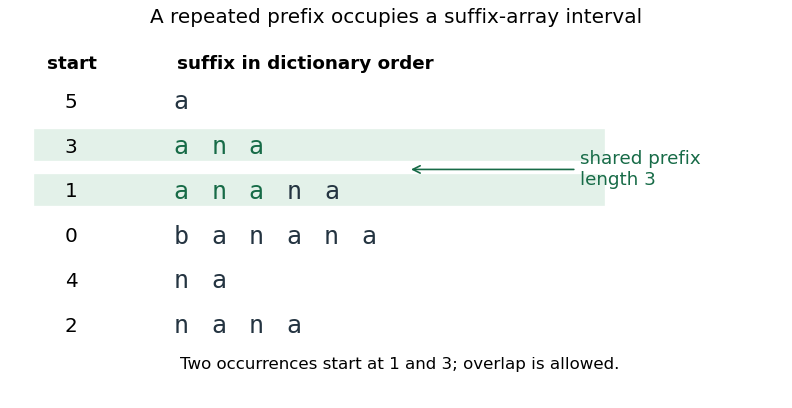

Recreate this plot in Python.
"""Original suffix-array illustration; Python 3.14, NumPy 2.3.5, Matplotlib 3.10.7.
Writes the matching PNG to CWD, without copying examination artwork.
"""
from pathlib import Path
import matplotlib
matplotlib.use('Agg')
import matplotlib.pyplot as plt
from matplotlib.patches import Rectangle

text='banana'
suffixes=sorted(range(len(text)),key=lambda i:text[i:])
fig,ax=plt.subplots(figsize=(6.6,3.4),dpi=120,facecolor='white')
ax.set_facecolor('white');ax.set_xlim(0,10);ax.set_ylim(-.7,6.5);ax.axis('off')
ax.text(.4,6.15,'start',fontsize=11,weight='bold');ax.text(2.1,6.15,'suffix in dictionary order',fontsize=11,weight='bold')
for row,i in enumerate(suffixes):
 y=5.4-row
 if text[i:].startswith('ana'):ax.add_patch(Rectangle((.25,y-.3),7.4,.67,color='#e3f1e9',zorder=0))
 ax.text(.72,y,str(i),ha='center',va='center',fontsize=12)
 for j,c in enumerate(text[i:]):ax.text(2.15+.49*j,y,c,ha='center',va='center',fontfamily='monospace',fontsize=15,color='#176b47'if text[i:].startswith('ana')and j<3 else '#243441')
ax.annotate('shared prefix\nlength 3',xy=(5.1,3.9),xytext=(7.35,3.9),ha='left',va='center',fontsize=11,arrowprops={'arrowstyle':'->','color':'#176b47'},color='#176b47')
ax.text(5,-.55,'Two occurrences start at 1 and 3; overlap is allowed.',ha='center',fontsize=10)
fig.suptitle('A repeated prefix occupies a suffix-array interval',fontsize=12,y=.98)
fig.subplots_adjust(left=.02,right=.99,top=.87,bottom=.08)
fig.savefig(Path.cwd()/(Path(__file__).stem+'.png'),facecolor='white',transparent=False)
plt.close(fig)
